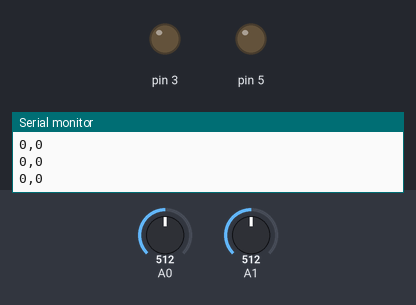
This sketch was run on a simulated Arduino Uno, built with avr-gcc and run on an emulated ATmega328P. Shown: output pins drawn as LEDs (lit = HIGH), the last lines printed to the serial monitor. The inputs (shaded band) are chosen by the test bench; at power-on: A1 = 512, A0 = 512.

Above: at 1.2 s.
1.3 s: A1 set to 716
At 1.63 s:
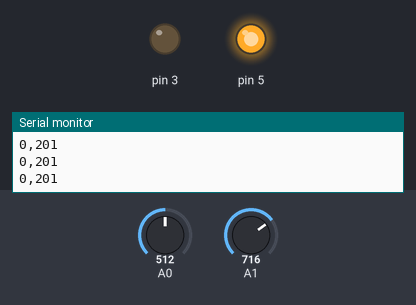
3.2 s: A0 set to 500
4.7 s: A0 set to 492
7.7 s: A0 set to 306
At 8.09 s:
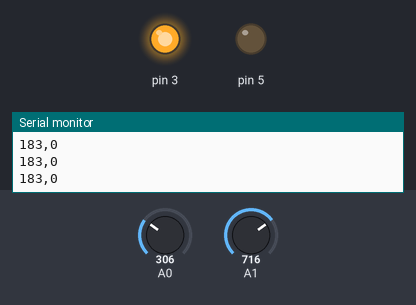
9.6 s: A1 set to 748
Timing chart, 0 to 12.1 s (numbered marks = the images above; inputs shaded):
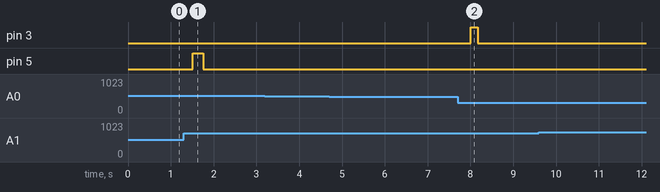

The sketch:

not_bts__2led.ino
```cpp
int min0, min1;
int max0, max1;
int amp0 = 0;
int amp1 = 0;
int mas0[64];
int mas1[64];
int Time;
#define ts 80

void setup() {
  Serial.begin(9600);
  pinMode(3, OUTPUT);
  pinMode(5, OUTPUT);
  pinMode(A0, INPUT);
  pinMode(A1, INPUT);
  for (int i = 0; i < 64; i++) {
    mas0[i] = analogRead(A0);
    mas1[i] = analogRead(A1);
  }
}

void loop() {
  for (int i = 0; i < 63; i++) {
    mas0[i] = mas0[i + 1] ;
    mas1[i] = mas1[i + 1];
  }
  mas0[63] = analogRead(A0);
  mas1[63] = analogRead(A1);
  min0 = min1 = 1024;
  max0 = max1 = 0;
  for (int i = 0; i < 64; i++) {
    if (mas0[i]  < min0) {
      min0 = mas0[i];
    }
    if (mas0[i] > max0) {
      max0 = mas0[i];
    }
    if (mas1[i]  < min1) {
      min1 = mas1[i];
    }
    if (mas1[i] > max1) {
      max1 = mas1[i];
    }
  }
  amp0 = 0.3 * (max0 - min0) + 0.7 * amp0;
  amp1 = 0.3 * (max1 - min1) + 0.7 * amp1;

  //LED
  if (amp0 < ts) {
    digitalWrite(3, 0);
  }
  if (amp1 < ts) {
    digitalWrite(5, 0);
  }
  //FIRST
  if (amp0 > ts and amp1 < ts) {
    Time = millis() % 1000;
    if (Time < 200) {
      digitalWrite(3, 1);
    }
    else {
      digitalWrite(3, 0);
    }
  }
  //SECOND
  if (amp0 < ts and amp1 > ts) {
    Time = millis() % 500;
    if (Time < 250) {
      digitalWrite(5, 1);
    }
    else {
      digitalWrite(5, 0);
    }
  }
  //TOGETHER
  if (amp0 > ts and amp1 > ts) {
    Time = millis() % 1000;
    if (Time < 500) {
      digitalWrite(3, 1);
      digitalWrite(5, 0);
    }
    else {
      digitalWrite(3, 0);
      digitalWrite(5, 1);
    }

  }
  Serial.print(amp0);
  Serial.print(',');
  Serial.println(amp1);
}
```

Measured:
- after the input at 1.3 s, pin 5: LOW → HIGH after 0.21 s, → LOW 0.25 s later
- after the input at 7.7 s, pin 3: LOW → HIGH after 0.30 s, → LOW 0.17 s later
